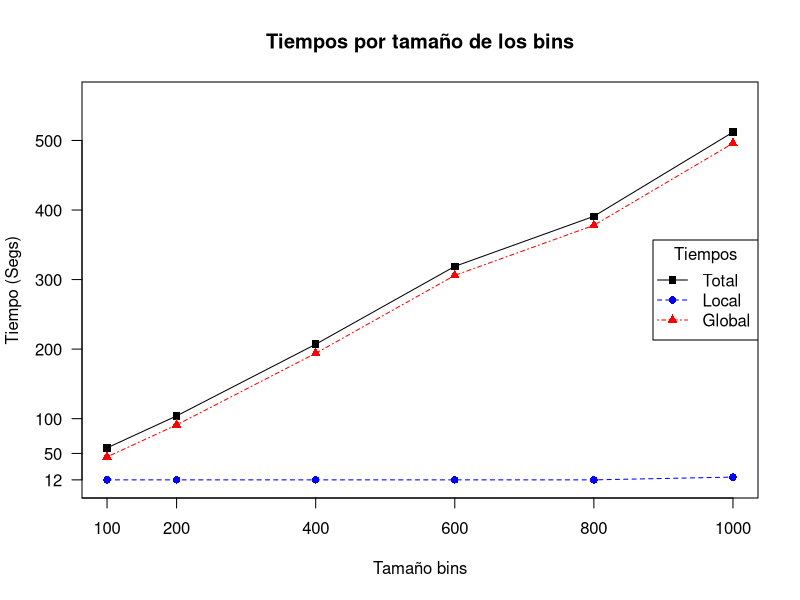

Write the R code that produced this figure.
#!/usr/bin/Rscript


data = read.table ("times-bins-v100k.txt", header=T)

bins   = data [,1]
times1 = data [,2]
times2 = data [,3]
times3 = data [,4]

CEX=1.0
pdf ("times-villin-100k-bins.pdf", width=6, height=5)
	plot  (x=bins, y=times1, type="o", pch=15, col="black", lty=1,axes=F, las=1, asp=1,
	       xlab="Tamaño bins", ylab="Tiempo (Segs)", main="Tiempos por tamaño de los bins", cex.lab=CEX, cex.axis=CEX)
	lines (x=bins, y=times2, type="o", pch=16, col="blue",  lty=2)
	lines (x=bins, y=times3, type="o", pch=17, col="red",   lty=4)

	axis (side=1, at=c(0,100,200,400,600,800,1000), labels = T, las=0, cex.axis=CEX, line=0)
	axis (side=2, at=c(12,50,100,200,300,400,500), labels = T, las=1, cex.axis=CEX, line=0)

	box (bty="o")

	legend (x="right", title="Tiempos", c("Total", "Local", "Global"), 
			col=c("black", "blue", "red"), pch=15:17, lty=c(1,2,4))
dev.off()
